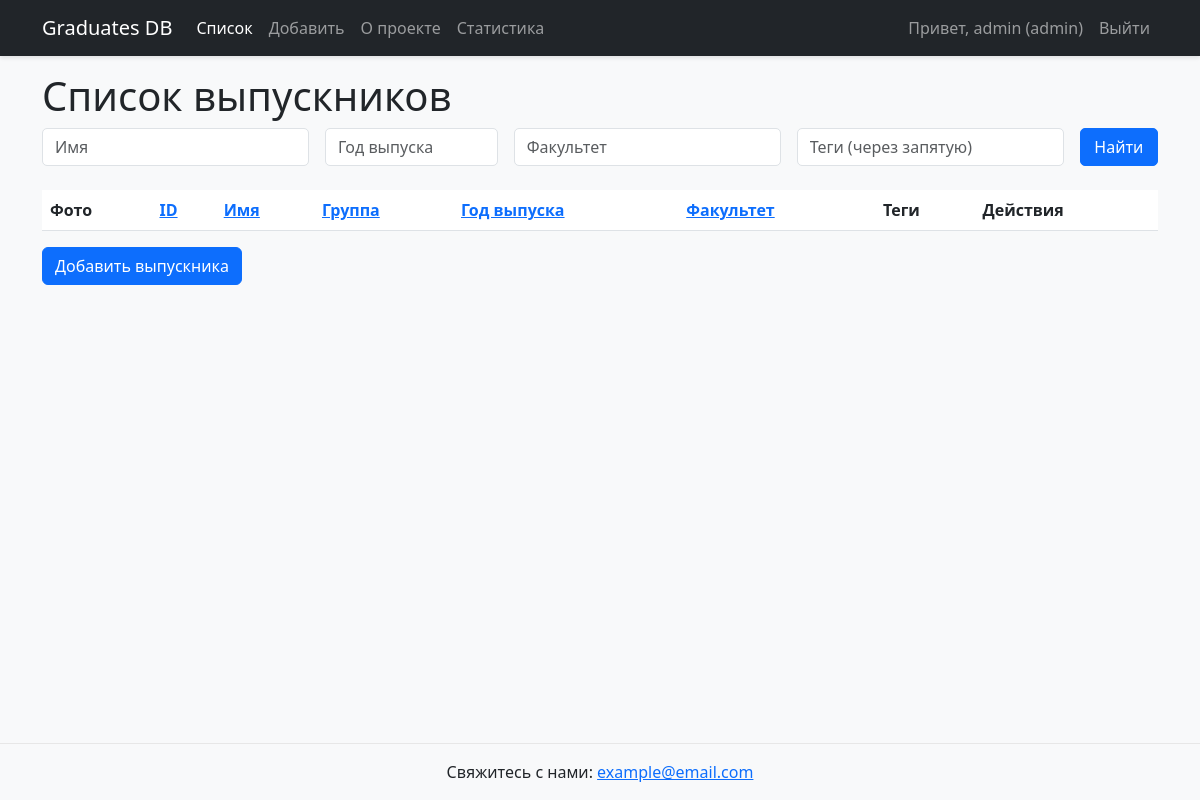
Page / (signed in) on the earlier database version.
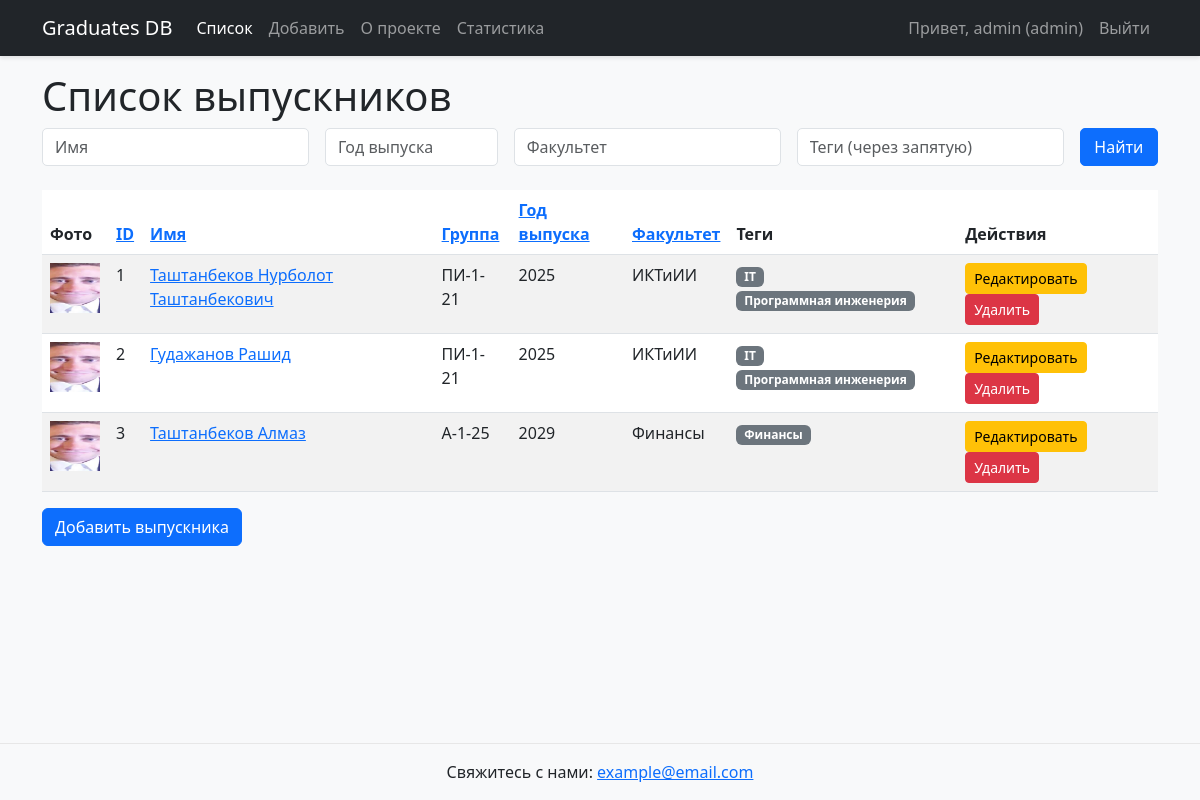
Same page on the later database version.
### app.py (models this page shows)
class User(UserMixin, db.Model):
    id = db.Column(db.Integer, primary_key=True)
    username = db.Column(db.String(50), unique=True, nullable=False)
    password = db.Column(db.String(100), nullable=False)
    role = db.Column(db.String(20), nullable=False, default='guest')  # guest, manager, admin

class Graduate(db.Model):
    id = db.Column(db.Integer, primary_key=True)
    name = db.Column(db.String(100), nullable=False)
    group = db.Column(db.String(20), nullable=False)
    graduation_year = db.Column(db.String(4), nullable=False)
    faculty = db.Column(db.String(100), nullable=False)
    bio = db.Column(db.Text, nullable=True)
    photo = db.Column(db.String(200), nullable=True)
    tags = db.relationship('Tag', secondary='graduate_tags', backref=db.backref('graduates', lazy='dynamic'))

class Tag(db.Model):
    id = db.Column(db.Integer, primary_key=True)
    name = db.Column(db.String(50), unique=True, nullable=False)

### app.py (the view)
@app.route('/')
@login_required
def index():
    name = request.args.get('name', '')
    graduation_year = request.args.get('graduation_year', '')
    faculty = request.args.get('faculty', '')
    tags = request.args.get('tags', '')
    query = Graduate.query
    if name:
        query = query.filter(Graduate.name.ilike(f'%{name}%'))
    if graduation_year:
        query = query.filter(Graduate.graduation_year == graduation_year)
    if faculty:
        query = query.filter(Graduate.faculty.ilike(f'%{faculty}%'))
    if tags:
        tag_list = [tag.strip() for tag in tags.split(',') if tag.strip()]
        for tag_name in tag_list:
            query = query.join(graduate_tags).join(Tag).filter(Tag.name.ilike(f'%{tag_name}%'))
    sort_by = request.args.get('sort_by', 'id')
    sort_order = request.args.get('sort_order', 'asc')
    order = getattr(Graduate, sort_by)
    if sort_order == 'desc':
        order = order.desc()
    graduates = query.order_by(order).all()
    all_tags = Tag.query.all()
    return render_template('index.html', graduates=graduates, sort_by=sort_by, sort_order=sort_order,
                           name=name, graduation_year=graduation_year, faculty=faculty, tags=tags, all_tags=all_tags)

### app.py (called while the page is built)
@login_manager.user_loader
def load_user(user_id):
    return db.session.get(User, int(user_id))

### templates/index.html (shortened to what this page needs)
{% extends 'base.html' %}
{% block content %}
<h1>Список выпускников</h1>
<form method="get" class="mb-4">
    <div class="row g-3">
        <div class="col-md-3">
            <input type="text" class="form-control" name="name" placeholder="Имя" value="{{ name }}">
        </div>
        <div class="col-md-2">
            <input type="text" class="form-control" name="graduation_year" placeholder="Год выпуска" value="{{ graduation_year }}">
        </div>
        <div class="col-md-3">
            <input type="text" class="form-control" name="faculty" placeholder="Факультет" value="{{ faculty }}">
        </div>
        <div class="col-md-3">
            <input type="text" class="form-control" name="tags" placeholder="Теги (через запятую)" value="{{ tags }}">
        </div>
        <div class="col-md-1">
            <button type="submit" class="btn btn-primary w-100">Найти</button>
        </div>
    </div>
</form>
<table class="table table-striped">
    <thead>
        <tr>
            <th>Фото</th>
            <th>
                <a href="{{ url_for('index', sort_by='id', sort_order='desc' if sort_by=='id' and sort_order=='asc' else 'asc', name=name, graduation_year=graduation_year, faculty=faculty, tags=tags) }}">ID</a>
            </th>
            <th>
                <a href="{{ url_for('index', sort_by='name', sort_order='desc' if sort_by=='name' and sort_order=='asc' else 'asc', name=name, graduation_year=graduation_year, faculty=faculty, tags=tags) }}">Имя</a>
            </th>
            <th>
                <a href="{{ url_for('index', sort_by='group', sort_order='desc' if sort_by=='group' and sort_order=='asc' else 'asc', name=name, graduation_year=graduation_year, faculty=faculty, tags=tags) }}">Группа</a>
            </th>
            <th>
                <a href="{{ url_for('index', sort_by='graduation_year', sort_order='desc' if sort_by=='graduation_year' and sort_order=='asc' else 'asc', name=name, graduation_year=graduation_year, faculty=faculty, tags=tags) }}">Год выпуска</a>
            </th>
            <th>
                <a href="{{ url_for('index', sort_by='faculty', sort_order='desc' if sort_by=='faculty' and sort_order=='asc' else 'asc', name=name, graduation_year=graduation_year, faculty=faculty, tags=tags) }}">Факультет</a>
            </th>
            <th>Теги</th>
            {% if current_user.is_authenticated and current_user.role in ['admin', 'manager'] %}
            <th>Действия</th>
            {% endif %}
        </tr>
    </thead>
    <tbody>
        {% for graduate in graduates %}
        <tr>
            <td>
                {% if graduate.photo %}
                <img src="{{ url_for('static', filename='uploads/' + graduate.photo) }}" alt="Photo" style="width: 50px; height: 50px; object-fit: cover;">
                {% else %}
                <img src="{{ url_for('static', filename='uploads/default.jpg') }}" alt="No photo" style="width: 50px; height: 50px; object-fit: cover;">
                {% endif %}
            </td>
            <td>{{ graduate.id }}</td>
            <td><a href="{{ url_for('graduate', id=graduate.id) }}">{{ graduate.name }}</a></td>
            <td>{{ graduate.group }}</td>
            <td>{{ graduate.graduation_year }}</td>
            <td>{{ graduate.faculty }}</td>
            <td>
                {% for tag in graduate.tags %}
                <span class="badge bg-secondary">{{ tag.name }}</span>
                {% endfor %}
            </td>
            {% if current_user.is_authenticated and current_user.role in ['admin', 'manager'] %}
            <td>
                <a href="{{ url_for('edit', id=graduate.id) }}" class="btn btn-sm btn-warning">Редактировать</a>
                <button class="btn btn-sm btn-danger" data-bs-toggle="modal" data-bs-target="#deleteModal" data-delete-url="{{ url_for('delete', id=graduate.id) }}">Удалить</button>
            </td>
            {% endif %}
        </tr>
        {% endfor %}
    </tbody>
</table>
{% if current_user.is_authenticated and current_user.role in ['admin', 'manager'] %}
<a href="{{ url_for('add') }}" class="btn btn-primary">Добавить выпускника</a>
{% endif %}
{% endblock %}

### templates/base.html (shortened to what this page needs)
<!DOCTYPE html>
<html lang="ru">
<head>
    <link href="https://cdn.jsdelivr.net/npm/bootstrap@5.3.0/dist/css/bootstrap.min.css" rel="stylesheet">
    <link rel="stylesheet" href="{{ url_for('static', filename='css/style.css') }}">
</head>
<body>
    <nav class="navbar navbar-expand-lg navbar-dark bg-dark fixed-top">
        <div class="container">
            <a class="navbar-brand" href="{{ url_for('index') }}">Graduates DB</a>
            <div class="collapse navbar-collapse" id="navbarNav">
                <ul class="navbar-nav me-auto">
                    <li class="nav-item">
                        <a class="nav-link {{ 'active' if request.endpoint == 'index' }}" href="{{ url_for('index') }}">Список</a>
                    </li>
                    {% if current_user.is_authenticated and current_user.role in ['admin', 'manager'] %}
                    <li class="nav-item">
                        <a class="nav-link {{ 'active' if request.endpoint == 'add' }}" href="{{ url_for('add') }}">Добавить</a>
                    </li>
                    {% endif %}
                    <li class="nav-item">
                        <a class="nav-link {{ 'active' if request.endpoint == 'about' }}" href="{{ url_for('about') }}">О проекте</a>
                    </li>
                    <li class="nav-item">
                        <a class="nav-link {{ 'active' if request.endpoint == 'stats' }}" href="{{ url_for('stats') }}">Статистика</a>
                    </li>
                </ul>
                <ul class="navbar-nav">
                    {% if current_user.is_authenticated %}
                    <li class="nav-item">
                        <span class="nav-link">Привет, {{ current_user.username }} ({{ current_user.role }})</span>
                    </li>
                    <li class="nav-item">
                        <a class="nav-link" href="#" data-bs-toggle="modal" data-bs-target="#logoutModal">Выйти</a>
                    </li>
                    {% endif %}
                </ul>
            </div>
        </div>
    </nav>
    <div class="container mt-5 pt-4">
        {% block content %}{% endblock %}
    </div>
    <footer class="bg-light py-3 mt-4">
        <div class="container text-center">
            <p class="mb-0">Свяжитесь с нами: <a href="mailto:example@email.com">example@email.com</a></p>
        </div>
    </footer>
</body>
</html>

### static/css/style.css (style rules this page uses)
body { background-color: #f8f9fa; display: flex; flex-direction: column; min-height: 100vh; }
.navbar { box-shadow: 0 2px 4px rgba(0, 0, 0, 0.1); }
.container.mt-5.pt-4 { flex: 1; }
footer { background-color: #f8f9fa; border-top: 1px solid #e7e7e7; }
.badge { margin-right: 5px; }
form.mb-4 .form-control { border-radius: 5px; }
form.mb-4 .btn { border-radius: 5px; }

Differences in the rows shown:
added Graduate: id "1", name "Таштанбеков Нурболот Таштанбекович", group "ПИ-1-21", graduation_year "2025", faculty "ИКТиИИ"
added Tag: name "IT"
added Tag: name "Программная инженерия"
added Graduate: id "2", name "Гудажанов Рашид", group "ПИ-1-21", graduation_year "2025", faculty "ИКТиИИ"
added Graduate: id "3", name "Таштанбеков Алмаз", group "А-1-25", graduation_year "2029", faculty "Финансы"
added Tag: name "Финансы", shown under "3"
